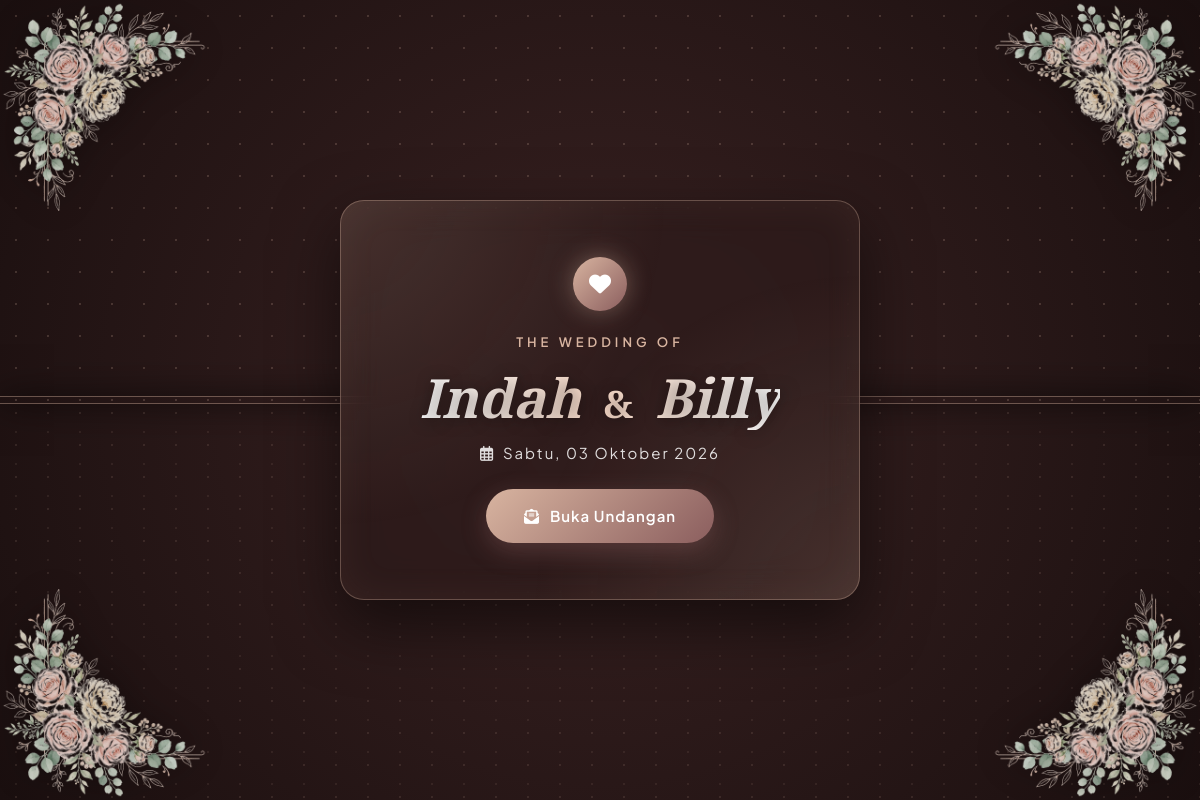
The page / on the database its author committed.
### tables this page shows
CREATE TABLE `couples` (
  `id` int UNSIGNED NOT NULL,
  `bride_full_name` varchar(150) NOT NULL DEFAULT '',
  `bride_nickname` varchar(50) NOT NULL DEFAULT '',
  `bride_photo` varchar(255) NOT NULL DEFAULT '',
  `bride_father` varchar(100) NOT NULL DEFAULT '',
  `bride_mother` varchar(100) NOT NULL DEFAULT '',
  `bride_order` varchar(50) NOT NULL DEFAULT '',
  `bride_instagram` varchar(100) NOT NULL DEFAULT '',
  `groom_full_name` varchar(150) NOT NULL DEFAULT '',
  `groom_nickname` varchar(50) NOT NULL DEFAULT '',
  `groom_photo` varchar(255) NOT NULL DEFAULT '',
  `groom_father` varchar(100) NOT NULL DEFAULT '',
  `groom_mother` varchar(100) NOT NULL DEFAULT '',
  `groom_order` varchar(50) NOT NULL DEFAULT '',
  `groom_instagram` varchar(100) NOT NULL DEFAULT '',
  `description` text NOT NULL,
  `updated_at` timestamp NOT NULL DEFAULT CURRENT_TIMESTAMP ON UPDATE CURRENT_TIMESTAMP
);

CREATE TABLE `events` (
  `id` int UNSIGNED NOT NULL,
  `name` varchar(150) NOT NULL,
  `type` varchar(50) NOT NULL DEFAULT 'reception',
  `event_date` date NOT NULL,
  `start_time` time NOT NULL,
  `end_time` time DEFAULT NULL,
  `location` varchar(200) NOT NULL DEFAULT '',
  `address` text NOT NULL,
  `maps_url` text NOT NULL,
  `description` text NOT NULL,
  `icon` varchar(100) NOT NULL DEFAULT 'fas fa-calendar-alt',
  `sort_order` int UNSIGNED NOT NULL DEFAULT '0',
  `is_active` tinyint(1) NOT NULL DEFAULT '1',
  `created_at` timestamp NOT NULL DEFAULT CURRENT_TIMESTAMP,
  `updated_at` timestamp NOT NULL DEFAULT CURRENT_TIMESTAMP ON UPDATE CURRENT_TIMESTAMP
);

### includes/helpers.php (called while the page is built, shortened)
<?php
function e(string $value): string {
    return htmlspecialchars($value, ENT_QUOTES, 'UTF-8');
}
function is_https(): bool {
    return false;
}
function base_url(string $path = ''): string {
    $protocol = is_https() ? 'https' : 'http';
    $host     = $_SERVER['HTTP_HOST'] ?? 'localhost';
    $root_fs  = str_replace('\\', '/', dirname(__DIR__));
    $doc_root = str_replace('\\', '/', rtrim($_SERVER['DOCUMENT_ROOT'] ?? '', '/\\'));
    if ($doc_root !== '' && strpos($root_fs, $doc_root) === 0) {
        $base = substr($root_fs, strlen($doc_root));
    } else {
        $script = str_replace('\\', '/', $_SERVER['SCRIPT_NAME'] ?? '/index.php');
        $base   = preg_replace('#/(admin|includes|assets|uploads|database)(/.*)?$#', '', $script);
        $base   = rtrim(dirname($base), '/');
    }
    $base = rtrim($base, '/');
    return $protocol . '://' . $host . $base . '/' . ltrim($path, '/');
}
function format_date(string $date, string $format = 'd F Y'): string {
    $days_id = [
        'Sunday'    => 'Minggu',
        'Monday'    => 'Senin',
        'Tuesday'   => 'Selasa',
        'Wednesday' => 'Rabu',
        'Thursday'  => 'Kamis',
        'Friday'    => 'Jumat',
        'Saturday'  => 'Sabtu',
        'Sun' => 'Min', 'Mon' => 'Sen', 'Tue' => 'Sel',
        'Wed' => 'Rab', 'Thu' => 'Kam', 'Fri' => 'Jum', 'Sat' => 'Sab',
    ];
    $months_id = [
        'January'   => 'Januari',
        'February'  => 'Februari',
        'March'     => 'Maret',
        'April'     => 'April',
        'May'       => 'Mei',
        'June'      => 'Juni',
        'July'      => 'Juli',
        'August'    => 'Agustus',
        'September' => 'September',
        'October'   => 'Oktober',
        'November'  => 'November',
        'December'  => 'Desember',
        'Jan' => 'Jan', 'Feb' => 'Feb', 'Mar' => 'Mar', 'Apr' => 'Apr',
        'Jun' => 'Jun', 'Jul' => 'Jul', 'Aug' => 'Agt', 'Sep' => 'Sep',
        'Oct' => 'Okt', 'Nov' => 'Nov', 'Dec' => 'Des',
    ];
    $formatted = date($format, strtotime($date));
    $translated = str_replace(array_keys($days_id),   array_values($days_id),   $formatted);
    $translated = str_replace(array_keys($months_id), array_values($months_id), $translated);
    return $translated;
}

### includes/db.php (called while the page is built, shortened)
<?php
function get_db(): PDO {
    static $pdo = null;
    if ($pdo === null) {
        try {
            $dsn = 'mysql:host=' . DB_HOST . ';dbname=' . DB_NAME . ';charset=' . DB_CHARSET;
            $options = [
                PDO::ATTR_ERRMODE            => PDO::ERRMODE_EXCEPTION,
                PDO::ATTR_DEFAULT_FETCH_MODE => PDO::FETCH_ASSOC,
                PDO::ATTR_EMULATE_PREPARES   => false,
            ];
            $pdo = new PDO($dsn, DB_USER, DB_PASS, $options);
        } catch (PDOException $e) {
            error_log('Database connection failed: ' . $e->getMessage());
            die(json_encode(['error' => true, 'message' => 'Database connection failed.']));
        }
    }
    return $pdo;
}
function db_query(string $sql, array $params = []): array {
    try {
        $stmt = get_db()->prepare($sql);
        $stmt->execute($params);
        return $stmt->fetchAll();
    } catch (PDOException $e) {
        error_log('Query error: ' . $e->getMessage() . ' SQL: ' . $sql);
        return [];
    }
}
function db_row(string $sql, array $params = []): ?array {
    try {
        $stmt = get_db()->prepare($sql);
        $stmt->execute($params);
        $row = $stmt->fetch();
        return $row ?: null;
    } catch (PDOException $e) {
        error_log('Query error: ' . $e->getMessage() . ' SQL: ' . $sql);
        return null;
    }
}

### includes/functions.php (called while the page is built, shortened)
<?php
require_once __DIR__ . '/db.php';
require_once __DIR__ . '/helpers.php';
function get_all_settings(): array {
    static $settings = null;
    if ($settings === null) {
        $rows     = db_query("SELECT setting_key, setting_value FROM settings");
        $settings = [];
        foreach ($rows as $row) {
            $settings[$row['setting_key']] = $row['setting_value'];
        }
    }
    return $settings;
}
function get_couple(): ?array {
    return db_row("SELECT * FROM couples LIMIT 1");
}
function get_active_events(): array {
    return db_query(
        "SELECT * FROM events WHERE is_active = 1 ORDER BY sort_order ASC, event_date ASC"
    );
}

### index.php (the view, shortened to what this page needs)
<?php
require_once __DIR__ . '/includes/db.php';
require_once __DIR__ . '/includes/helpers.php';
require_once __DIR__ . '/includes/functions.php';
$s        = get_all_settings();
$couple   = get_couple();
$events   = get_active_events();
$primary_event = null;
foreach ($events as $ev) {
    if ($ev['type'] === 'akad' || $ev['type'] === 'reception') {
        $primary_event = $ev;
        break;
    }
}
?>
<!DOCTYPE html>
<html lang="id">
<head>
    <link rel="stylesheet" href="https://cdn.jsdelivr.net/npm/bootstrap@5.3.2/dist/css/bootstrap.min.css">
    <link rel="stylesheet" href="https://cdnjs.cloudflare.com/ajax/libs/font-awesome/6.5.1/css/all.min.css">
    <link rel="stylesheet" href="https://cdn.jsdelivr.net/npm/aos@2.3.4/dist/aos.css">
    <link rel="stylesheet" href="<?= base_url('assets/css/style.css?v=' . (file_exists(__DIR__ . '/assets/css/style.css') ? filemtime(__DIR__ . '/assets/css/style.css') : time())) ?>">
</head>
<body data-aos-easing="ease-out-cubic" data-aos-duration="900" data-aos-delay="0">
<div id="petalsContainer" aria-hidden="true"></div>
<section id="opening" class="opening-screen">
    <div class="opening-curtain opening-curtain-top" aria-hidden="true"></div>
    <div class="opening-curtain opening-curtain-bottom" aria-hidden="true"></div>
    <div class="opening-corner-floral opening-floral-tl" aria-hidden="true">
        <img src="<?= base_url('assets/images/floral-corner.png') ?>" alt="" class="floral-corner-img">
    </div>
    <div class="opening-corner-floral opening-floral-tr" aria-hidden="true">
        <img src="<?= base_url('assets/images/floral-corner.png') ?>" alt="" class="floral-corner-img">
    </div>
    <div class="opening-corner-floral opening-floral-bl" aria-hidden="true">
        <img src="<?= base_url('assets/images/floral-corner.png') ?>" alt="" class="floral-corner-img">
    </div>
    <div class="opening-corner-floral opening-floral-br" aria-hidden="true">
        <img src="<?= base_url('assets/images/floral-corner.png') ?>" alt="" class="floral-corner-img">
    </div>
    <div class="opening-backdrop"></div>
    <div class="opening-card animate-opening-card">
        <div class="opening-envelope-badge">
            <i class="fas fa-heart"></i>
        </div>
        <p class="opening-label"><?= e($s['invitation_title'] ?? 'The Wedding Of') ?></p>
        <?php if ($couple): ?>
        <h1 class="opening-names shimmer-text">
            <?= e($couple['bride_nickname'] ?: $couple['bride_full_name']) ?>
            <span class="opening-and">&amp;</span>
            <?= e($couple['groom_nickname'] ?: $couple['groom_full_name']) ?>
        </h1>
        <?php else: ?>
        <h1 class="opening-names shimmer-text">Nama Wanita <span class="opening-and">&amp;</span> Nama Pria</h1>
        <?php endif; ?>
        <?php if ($primary_event): ?>
        <p class="opening-date"><i class="far fa-calendar-alt me-2"></i><?= e(format_date($primary_event['event_date'], 'l, d F Y')) ?></p>
        <?php endif; ?>
        <button class="btn-open-invitation" id="btnOpen" onclick="openInvitation()">
            <i class="fas fa-envelope-open-text"></i>Buka Undangan
        </button>
    </div>
</section>
</body>
</html>

### rows shown on the page
couples: bride_nickname "Indah", groom_nickname "Billy"
events: event_date "Sabtu, 03 Oktober 2026"

### other values the page prints
$s['invitation_title'] "THE WEDDING OF"
